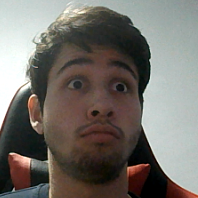
#> input picture Data/enzo/309.png, 198 x 198 px, given in place of the camera
$ python collectData.py
#> lines starting #> are read from the running program, lines starting #| are printed output that depends on the picture; after the words box and inside, x2 and y2 are one past the last pixel; in counts of white or black regions, pixels touching at a corner belong together
### FaceDetection.py
import cv2
import os

BASE_DIR = os.getcwd()
dataFile = os.path.join(BASE_DIR, 'Data')
testFiles = os.path.join(dataFile, "Enzo")

HaarFiles = os.path.join(dataFile, "Haarcascade")


def frontalFaceDetection(img):
    haarcascade_model = os.path.join(HaarFiles, "haarcascade_frontalface_alt.xml")

    # Load the cascade function
    face_cascade = cv2.CascadeClassifier(haarcascade_model)

    # convert image to greyscale
    grey_img = cv2.cvtColor(img, cv2.COLOR_BGR2GRAY)

    # detect faces
    scale_factor = 1.1  # resizing scale factor
    min_neighbor = 5  # number of neighbor each candidate rectangle should have to retain it
    front_face_coord = face_cascade.detectMultiScale(grey_img, scale_factor, min_neighbor)

    return front_face_coord


# [15 lines left out: function profileFaceDetection, not called in this run]

### Preprocessing.py
import numpy as np
import cv2
from math import sqrt


def resize(img, size):

    img = cv2.resize(img, (size, size))

    return img


def crop(img, face_coord, scale_around_face):
    y1 = face_coord[0]
    x1 = face_coord[1]
    y2 = face_coord[2]
    x2 = face_coord[3]
    row, col, rgb = img.shape

    # verify if the frame is big enough to crop the face with 40% around it
    if (x2 + 2 * int(scale_around_face * x2) < 0.95 * col) and (y2 + 2 * int(scale_around_face * x2) < 0.95 * row) and (x1 - int(scale_around_face * x2)) > 0 and (y1 - int(scale_around_face * x2)) > 0:
        img = img[x1 - int(scale_around_face * x2): x1 + x2 + int(scale_around_face * x2), y1 - int(scale_around_face * x2): y1 + y2 + int(scale_around_face * x2)]

    return img

# [5 lines left out: function normalize, not called in this run]

# brightness

### collectData.py
import cv2
import os
from FaceDetection import frontalFaceDetection, profileFaceDetection
from Preprocessing import crop, resize


BASE_DIR = os.getcwd()
dataFold = os.path.join(BASE_DIR, "Data")

name = str(input("Enter your Name: ")).lower()
#> the answer given: Data/enzo/309.png
newDataFold = os.path.join(dataFold, name)

# create the new data directory if it does not exist
if not os.path.exists(newDataFold):
    os.mkdir(newDataFold)

# get the image
# img = cv2.imread(os.path.join(newData, "Enzo_0001.jpg"), 1)

# get the video capture
cam = cv2.VideoCapture(0)

count = 0

if not cam.isOpened():
    print("Error opening video stream or file")
    exit()

while cam.isOpened():
    # capture frame by frame
    ret, frame = cam.read()  # ret: bool that check if the frame is read correctly
#> frame is the input picture: shape (198, 198, 3); mean B, G, R 105.6, 111.5, 115.7

    if not ret:
        print("Can't receive frame. Exiting ...")
        break

    # detect frontal face
    face_coord = frontalFaceDetection(frame)
#> in frontalFaceDetection, `grey_img = cv2.cvtColor(img, cv2.COLOR_BGR2GRAY)`:
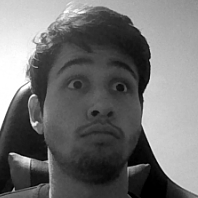
#> grey_img: shape (198, 198); min 0, max 255, mean 112.1
#> in frontalFaceDetection, `front_face_coord = face_cascade.detectMultiScale(grey_img, scale_facto..`: front_face_coord = [[42, 41, 114, 114]]
#> face_coord = [[42, 41, 114, 114]]

    # detect profile face
    if len(face_coord) == 0:
        face_coord = profileFaceDetection(frame)

    # crop the frame around the face
    if len(face_coord) > 0:
        x1_big, y1_big, x2_big, y2_big = face_coord[0]
#> x1_big = 42; y1_big = 41; x2_big = 114; y2_big = 114

        for (x1, y1, x2, y2) in face_coord:
            # find the biggest face among the detected ones
            if (x1_big < x1 and y1_big < y1) or (x1_big + x2_big < x1 + x2 and y1_big + y2_big < y1 + y2):
                x1_big, y1_big, x2_big, y2_big = (x1, y1, x2, y2)

            # crop the frame around the face
            scale_around_face = 1 / 100
            roi = crop(frame, (x1_big, y1_big, x2_big, y2_big), scale_around_face)

            # resize the image to 224px by 224px
            size = 224
            roi = resize(roi, size)

            # save the image of the face
            cv2.imwrite(os.path.join(newDataFold, str(count) + ".png"), roi)
            print("Creating Image............." + os.path.join(newDataFold, str(count) + ".png"))

            count += 1

            # draw a rectangle around every detected faces for the video
            rectangle_color = (255, 0, 0)
            thickness = 2
            cv2.rectangle(frame, (x1, y1), (x1 + x2, y1 + y2), rectangle_color, thickness)
#> this loop made 1 pass
#> (scale_around_face, row in crop, col in crop, rgb in crop) on pass 1: (0.01, 198, 198, 3)
#> (printed output is left out)
#> pass 1, in crop, `img = img[x1 - int(scale_around_face * x2): x1 + x2 + int(scale_around..`:
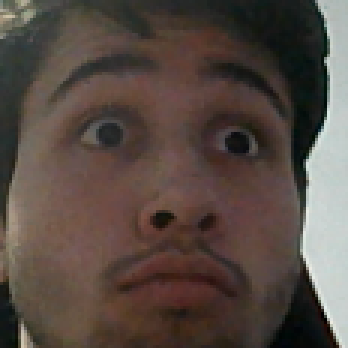
#> img: shape (116, 116, 3) (shown 3 times larger); mean of channels 0, 1, 2 67.4, 74.4, 86.9; drawn as B, G, R
#> after the loop:
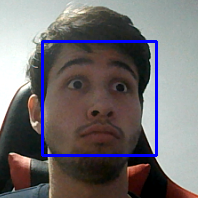
#> frame: shape (198, 198, 3); 3.48% of pixels changed, all inside (x1, y1, x2, y2) = (41, 40, 158, 157)
#> after the loop, count = 1; x1_big = 42; x2_big = 114; y1_big = 41; y2_big = 114

    if count > 299:
        break

    # display the capture
    cv2.imshow("frame", frame)

    # stop if the x key is pressed
    if cv2.waitKey(1) == ord('x'):
#> (key x is pressed here)
        break

# release the capture
cam.release()
cv2.destroyAllWindows()

$ run again, on Data/enzo/323.png
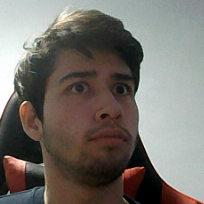
#> input picture Data/enzo/323.png, 204 x 204 px, given in place of the camera
#> frame is the input picture: shape (204, 204, 3); mean B, G, R 107.3, 113.5, 118
#> front_face_coord = [[44, 46, 115, 115]]
#> `x1_big, y1_big, x2_big, y2_big = face_coord[0]`: x1_big = 44; y1_big = 46; x2_big = 115
#> the loop `for (x1, y1, x2, y2) in face_coord:` made 1 pass
#> (scale_around_face, row in crop, col in crop, rgb in crop) on pass 1: (0.01, 204, 204, 3)
#> (printed output is left out)
#> pass 1, in crop, `img = img[x1 - int(scale_around_face * x2): x1 + x2 + int(scale_around..`:
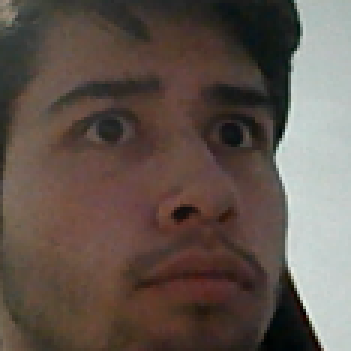
#> img: shape (117, 117, 3) (shown 3 times larger); mean of channels 0, 1, 2 77.1, 84.7, 97.4; drawn as B, G, R
#> after the loop `for (x1, y1, x2, y2) in face_coord:`:
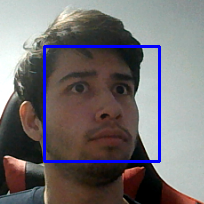
#> frame: shape (204, 204, 3); 3.31% of pixels changed, all inside (x1, y1, x2, y2) = (43, 45, 161, 163)
#> after the loop `for (x1, y1, x2, y2) in face_coord:`: count = 1; x1_big = 44; x2_big = 115; y1_big = 46; y2_big = 115
